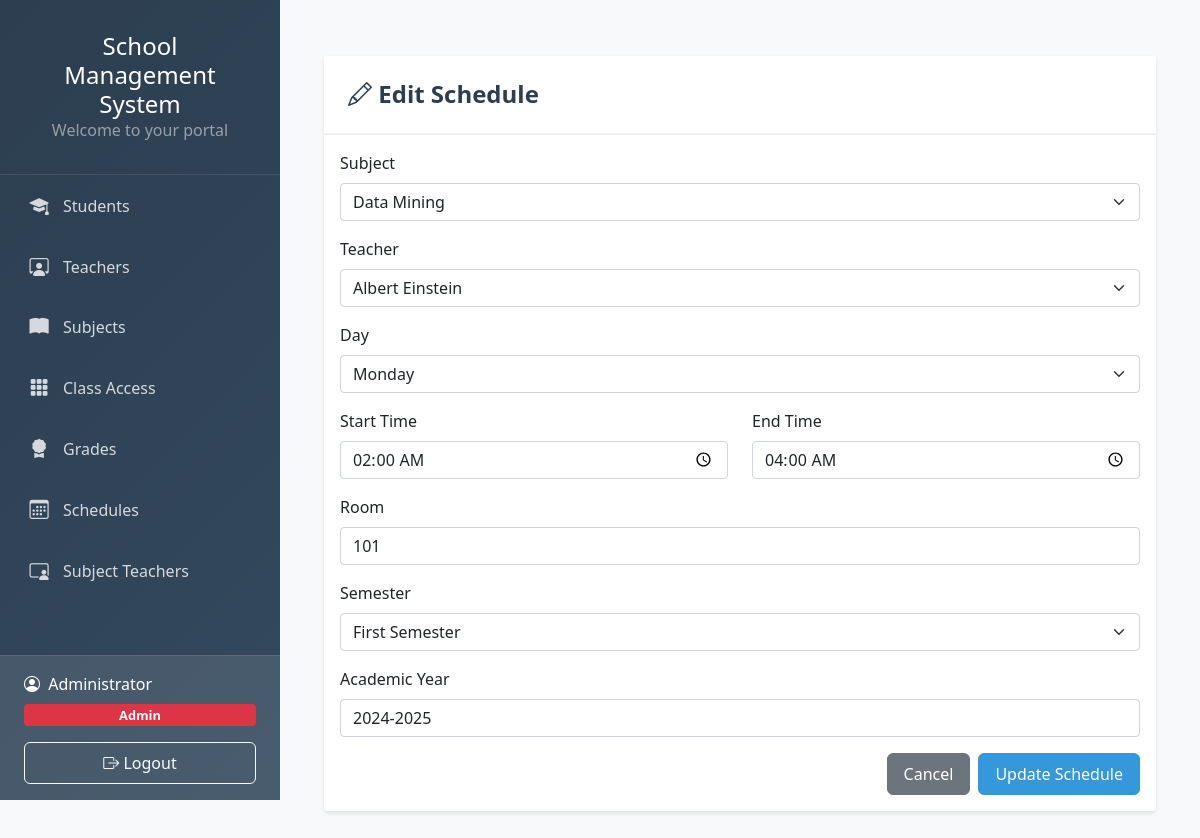
/schedule-edit.php?id=1 (signed in), run on the app's committed database.
### tables this page shows
CREATE TABLE `schedules` (
  `schedule_id` int(6) NOT NULL,
  `subject_id` int(6) NOT NULL,
  `teacher_id` int(6) NOT NULL,
  `day_of_week` int(1) NOT NULL,
  `start_time` time NOT NULL,
  `end_time` time NOT NULL,
  `room` varchar(50) NOT NULL,
  `academic_year` varchar(10) NOT NULL,
  `semester` varchar(20) NOT NULL,
  `created_at` timestamp NOT NULL DEFAULT current_timestamp(),
  `updated_at` timestamp NOT NULL DEFAULT current_timestamp() ON UPDATE current_timestamp()
);

### schedule-edit.php (the view, shortened to what this page needs)
<?php
require_once('dbcon.php');
$schedule_id = mysqli_real_escape_string($con, $_GET['id']);
            ?>
            <?php
include('header.php');
$query = "SELECT s.*, sub.subject_name, t.name as teacher_name
          FROM schedules s
          JOIN subjects sub ON s.subject_id = sub.subject_id
          JOIN teachers t ON s.teacher_id = t.id
          WHERE s.schedule_id = '$schedule_id'";
$result = mysqli_query($con, $query);
$schedule = mysqli_fetch_assoc($result);
?>
<div class="container py-4">
    <div class="card">
        <div class="card-header">
            <h4 class="mb-0">
                <i class="bi bi-pencil"></i> Edit Schedule
            </h4>
        </div>
        <div class="card-body">
            <form method="POST" class="needs-validation" novalidate>
                <div class="mb-3">
                    <label for="subject_id" class="form-label">Subject</label>
                    <select class="form-select" name="subject_id" required>
                        <?php
                        $subjects_query = "SELECT * FROM subjects ORDER BY subject_name";
                        $subjects_result = mysqli_query($con, $subjects_query);
                        while ($subject = mysqli_fetch_assoc($subjects_result)) {
                            $selected = ($subject['subject_id'] == $schedule['subject_id']) ? 'selected' : '';
                            echo "<option value='" . $subject['subject_id'] . "' $selected>" .
                                 htmlspecialchars($subject['subject_name']) . "</option>";
                        }
                        ?>
                    </select>
                </div>
                <div class="mb-3">
                    <label for="teacher_id" class="form-label">Teacher</label>
                    <select class="form-select" name="teacher_id" required>
                        <?php
                        $teachers_query = "SELECT * FROM teachers ORDER BY name";
                        $teachers_result = mysqli_query($con, $teachers_query);
                        while ($teacher = mysqli_fetch_assoc($teachers_result)) {
                            $selected = ($teacher['id'] == $schedule['teacher_id']) ? 'selected' : '';
                            echo "<option value='" . $teacher['id'] . "' $selected>" .
                                 htmlspecialchars($teacher['name']) . "</option>";
                        }
                        ?>
                    </select>
                </div>
                <div class="mb-3">
                    <label for="day_of_week" class="form-label">Day</label>
                    <select class="form-select" name="day_of_week" required>
                        <?php
                        $days = ['Monday', 'Tuesday', 'Wednesday', 'Thursday', 'Friday', 'Saturday'];
                        foreach ($days as $index => $day) {
                            $selected = ($index == $schedule['day_of_week']) ? 'selected' : '';
                            echo "<option value='$index' $selected>$day</option>";
                        }
                        ?>
                    </select>
                </div>
                <div class="row">
                    <div class="col-md-6 mb-3">
                        <label for="start_time" class="form-label">Start Time</label>
                        <input type="time" class="form-control" name="start_time"
                               value="<?= htmlspecialchars($schedule['start_time']) ?>" required>
                    </div>
                    <div class="col-md-6 mb-3">
                        <label for="end_time" class="form-label">End Time</label>
                        <input type="time" class="form-control" name="end_time"
                               value="<?= htmlspecialchars($schedule['end_time']) ?>" required>
                    </div>
                </div>
                <div class="mb-3">
                    <label for="room" class="form-label">Room</label>
                    <input type="text" class="form-control" name="room"
                           value="<?= htmlspecialchars($schedule['room']) ?>" required>
                </div>
                <div class="mb-3">
                    <label for="semester" class="form-label">Semester</label>
                    <select class="form-select" name="semester" required>
                        <?php
                        $semesters = ['First', 'Second', 'Summer'];
                        foreach ($semesters as $sem) {
                            $selected = ($schedule['semester'] === $sem) ? 'selected' : '';
                            echo "<option value='$sem' $selected>$sem Semester</option>";
                        }
                        ?>
                    </select>
                </div>
                <div class="mb-3">
                    <label for="academic_year" class="form-label">Academic Year</label>
                    <input type="text" class="form-control" name="academic_year"
                           value="<?= htmlspecialchars($schedule['academic_year']) ?>"
                           pattern="\d{4}-\d{4}" placeholder="YYYY-YYYY" required>
                </div>
                <div class="d-grid gap-2 d-md-flex justify-content-md-end">
                    <a href="schedules.php" class="btn btn-secondary">Cancel</a>
                    <button type="submit" class="btn btn-primary">Update Schedule</button>
                </div>
            </form>
        </div>
    </div>
</div>
<?php include('footer.php'); ?>

### header.php (style rules this page uses)
:root { --primary-color: #2c3e50; --secondary-color: #34495e; --accent-color: #3498db; --sidebar-width: 280px; }
* { box-sizing: border-box; }
body { margin: 0; font-family: 'Segoe UI', system-ui, -apple-system, sans-serif; background-color: #f8f9fa; min-height: 100vh; }
.card { border: none; box-shadow: 0 2px 4px rgba(0,0,0,0.1); transition: transform 0.3s ease; }
.card-header { background-color: white; border-bottom: 2px solid #f0f0f0; padding: 1.5rem; }
.card-header h4 { margin: 0; font-weight: 600; color: var(--primary-color); }
.btn { padding: 0.5rem 1rem; font-weight: 500; border-radius: 6px; }
.btn-primary { background-color: var(--accent-color); border-color: var(--accent-color); }
.py-4 { padding-top: 1.5rem !important; padding-bottom: 1.5rem !important; }

### data on the page
schedules: start_time "02:00:00", end_time "04:00:00", room "101", academic_year "2024-2025"

### other printed values
$_SESSION['name'] "Administrator"
form field subject_id "Data Mining"
form field teacher_id "Albert Einstein"
form field day_of_week "Monday"
form field semester "First Semester"
